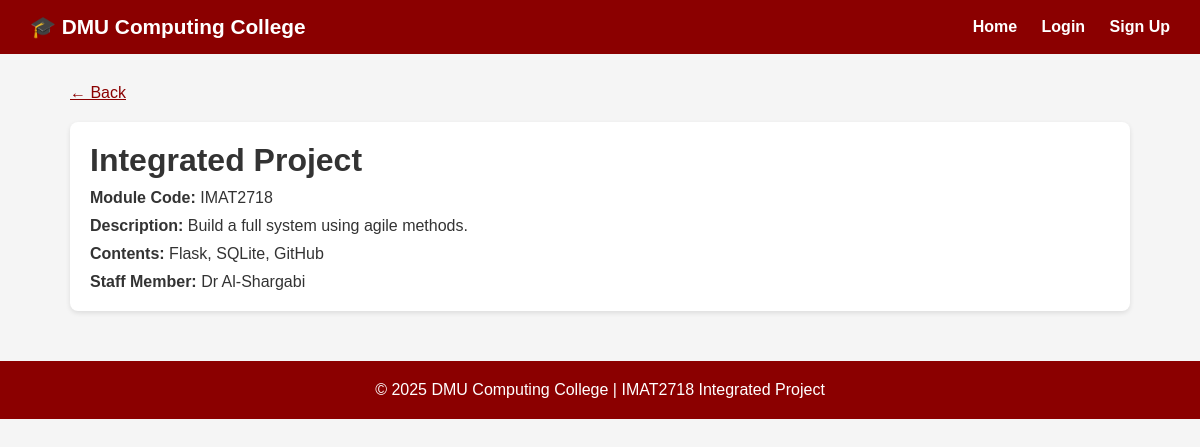
The page /module/2 on the database its author committed.
### tables this page shows
CREATE TABLE modules (
            id INTEGER PRIMARY KEY AUTOINCREMENT,
            module_code TEXT NOT NULL,
            title TEXT NOT NULL,
            description TEXT,
            contents TEXT,
            staff_member TEXT,
            course_id INTEGER,
            FOREIGN KEY (course_id) REFERENCES courses(id)
        );

### app.py (the view)
@app.route('/module/<int:module_id>')
def module(module_id):
    db = get_db()
    module = db.execute('SELECT * FROM modules WHERE id = ?', (module_id,)).fetchone()
    db.close()
    return render_template('module.html', module=module)

### database.py (called while the page is built)
def get_db():
    conn = sqlite3.connect('college.db')
    conn.row_factory = sqlite3.Row
    return conn

### templates/module.html
{% extends 'base.html' %}
{% block content %}
<a href="javascript:history.back()" style="color:#8B0000;">← Back</a>
<div class="card" style="margin-top:20px;">
    <h1 style="margin-bottom:10px;">{{ module['title'] }}</h1>
    <p><strong>Module Code:</strong> {{ module['module_code'] }}</p>
    <p style="margin-top:10px;"><strong>Description:</strong> {{ module['description'] }}</p>
    <p style="margin-top:10px;"><strong>Contents:</strong> {{ module['contents'] }}</p>
    <p style="margin-top:10px;"><strong>Staff Member:</strong> {{ module['staff_member'] }}</p>
</div>
{% endblock %}

### templates/base.html (style rules this page uses)
* { margin: 0; padding: 0; box-sizing: border-box; }
body { font-family: Arial, sans-serif; background: #f5f5f5; color: #333; }
.card { background: white; border-radius: 8px; padding: 20px; margin-bottom: 20px; box-shadow: 0 2px 5px rgba(0,0,0,0.1); }

### rows shown on the page
modules: title "Integrated Project", module_code "IMAT2718", description "Build a full system using agile methods.", contents "Flask, SQLite, GitHub", staff_member "Dr Al-Shargabi"
